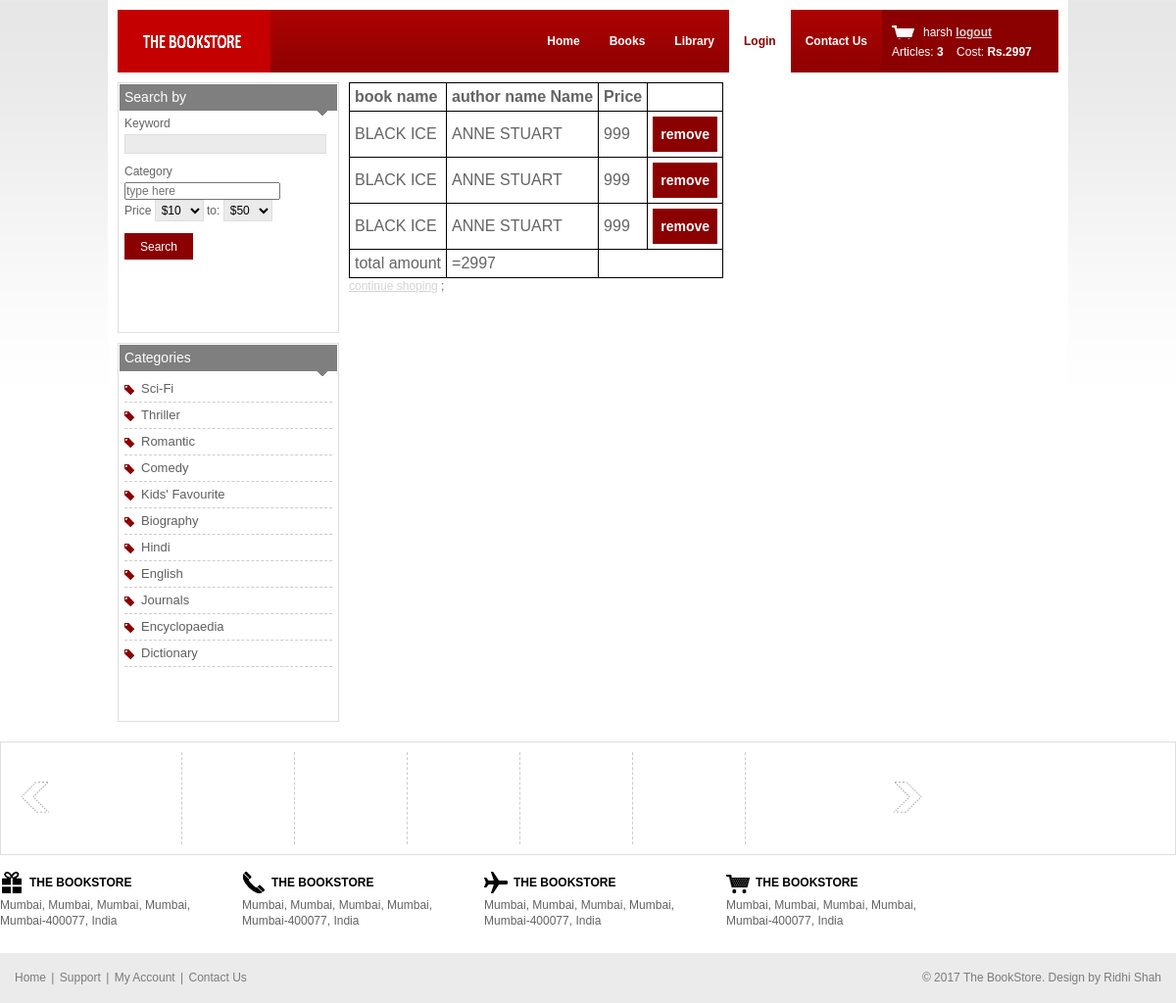
The app's page /cart_update.php (signed in) with its own data.
### tables this page shows
CREATE TABLE IF NOT EXISTS `cart` (
  `cartno` int(11) NOT NULL,
  `customername` varchar(100) NOT NULL,
  `pro_id` int(11) NOT NULL,
  `bookname` varchar(50) NOT NULL,
  `author` varchar(50) NOT NULL,
  `price` float NOT NULL
);

### cart_update.php (the view, shortened to what this page needs)
<?php
global $count2;$count2=0;
function display($dynamic_var,$dynamic_var1,$dynamic_var2,$dynamic_var3,$num3){
			echo'<tr>
    <td>'.$dynamic_var.'</td>
    <td>'.$dynamic_var1.'</td>
    <td>'.$dynamic_var2.'</td>
	<td>
	<form action="cart_update.php" method="post">
				<input type="hidden" name="remove" value='.$dynamic_var3.' />
				<input type="submit" name="addcart" class="login login-submit" value="remove"/>
	</form>
	</td>
              </tr>';
}
 ?>
<html xmlns="http://www.w3.org/1999/xhtml">
<head>
<link rel="stylesheet" href="css/stylelogin.css" type="text/css" media="all" />
</head>
<body>
<div class="shell">
  <div id="header">
    <h1 id="logo"><a href="index.php">The BookStore</a></h1>
    <div id="cart"> <a href="#" class="cart-link">
	<?php
	if(isset($_SESSION['currentuser']))
	{echo "".$_SESSION['currentuser'];$currentuser=$_SESSION['currentuser'];
	}
	?> </a><a href="logout.php"><span><strong>logout</strong></span></a>
      <span>Articles: <strong><?php
if(isset($_SESSION['currentuser'])){
include("connect.php");
$sql6="select * from cart where customername='$currentuser'";
$run6=mysqli_query($conn,$sql6);
$rowcount=mysqli_num_rows($run6);
echo $rowcount;}else{echo"0";}
 ?></strong></span> &nbsp;&nbsp; <span>Cost: <strong>Rs.<?php
if(isset($_SESSION['currentuser'])){
include("connect.php");
$sql6="select sum(price) from cart where customername='$currentuser'";
$run6=mysqli_query($conn,$sql6);
$row=mysqli_fetch_row($run6);
echo$row['0'];}
else {echo"0";}
?></strong></span> </div>
    <div id="navigation">
      <ul>
        <li><a href="index.php">Home</a></li>
        <li><a href="book.php">Books</a></li>
        <li><a href="library.php">Library</a></li>
        <li><a href="login.php" class="active">Login</a></li>
        <li><a href="contact.php">Contact Us</a></li>
      </ul>
    </div>
  </div>
  <div id="main">
    <div id="content">
    <link rel="stylesheet" href="css/style.css">
  </head>
  <body>
<table id="to1">
  <tr>
    <th>book name</th>
    <th>author name Name</th>
    <th>Price</th><th/>
  </tr>
<?php
 if(isset($_SESSION['currentuser'])){
$num3=0;
$sql2="select * from cart where customername='$currentuser' ";
$result2=mysqli_query($conn,$sql2);
$row2=mysqli_num_rows($result2);
while ($num3<$row2)
    {
				include("connect.php");
				$sql20="SELECT * FROM cart where cartno=$count2 limit 1";
				$result20 =mysqli_query($conn,$sql20);
				$rcount=mysqli_num_rows($result20);
				if($rcount>0){
				$row=mysqli_fetch_assoc($result20);
				$dynamic_var=$row['bookname'];
				$dynamic_var1=$row['author'];
				$dynamic_var2=$row['price'];
				$dynamic_var3=intval($row['cartno']);
				}
	  display($dynamic_var,$dynamic_var1,$dynamic_var2,$dynamic_var3,$num3);
 $GLOBALS['count']++;$num3++;
	}
echo'
<tr><td>total amount</td>
<td> ';
include("connect.php");
$sql6="select sum(price) from cart where customername='$currentuser'";
$run6=mysqli_query($conn,$sql6);
$row=mysqli_fetch_row($run6);
echo'='.$row['0'].'
</td>
</tr>
 </table>';}
?><?php if(isset($_SESSION['currentuser'])){}else{echo "<div class='products'></br>login first <a href='login.php'>login  </a>  </div>  ";}  ?><a href="index.php" >continue shoping</a> ;
    </div>
	</div>
    <div id="sidebar">
      <div class="box search">
        <h2>Search by <span></span></h2>
        <div class="box-content">
          <form action="index.php" method="post">
            <label>Keyword</label>
            <input type="text" class="field" />
            <label>Category</label>
           <input type="text" name="category1" placeholder="type here" >
            <div class="inline-field">
              <label>Price</label>
              <select class="field small-field">
                <option value="">$10</option>
              </select>
              <label>to:</label>
              <select class="field small-field">
                <option value="">$50</option>
              </select>
            </div>
            <input type="submit" class="search-submit" value="Search" />
          </form>
        </div>
      </div>
      <div class="box categories">
        <h2>Categories <span></span></h2>
        <div class="box-content">
          <ul>
            <li><a href="Scifi.php">Sci-Fi</a></li>
            <li><a href="thriller.php">Thriller</a></li>
            <li><a href="romantic.php">Romantic</a></li>
            <li><a href="comedy.php">Comedy</a></li>
            <li><a href="kids.php">Kids' Favourite</a></li>
            <li><a href="biography.php">Biography</a></li>
            <li><a href="hindi.php">Hindi</a></li>
            <li><a href="english.php">English</a></li>
            <li><a href="journal.php">Journals</a></li>
            <li><a href="encyclopaedia.php">Encyclopaedia</a></li>
            <li><a href="dictionary.php">Dictionary</a></li>
            </ul>
        </div>
      </div>
    </div>
  </div>
  <div class="side-full">
    <div class="more-products">
      <div class="more-products-holder">
        <ul>
          <li><a href="#"><img src="css/images/small1.jpg" alt="" /></a></li>
          <li><a href="#"><img src="css/images/small2.jpg" alt="" /></a></li>
          <li><a href="#"><img src="css/images/small3.jpg" alt="" /></a></li>
          <li><a href="#"><img src="css/images/small4.jpg" alt="" /></a></li>
          <li><a href="#"><img src="css/images/small5.jpg" alt="" /></a></li>
          <li><a href="#"><img src="css/images/small6.jpg" alt="" /></a></li>
          <li><a href="#"><img src="css/images/small7.jpg" alt="" /></a></li>
        </ul>
      </div>
      <div class="more-nav"> <a href="#" class="prev">previous</a> <a href="#" class="next">next</a> </div>
    </div>
    <div class="cols">
      <div class="col">
        <h3 class="ico ico3">The BookStore</h3>
        <p>Mumbai, Mumbai, Mumbai, Mumbai, Mumbai-400077, India</p>
      </div>
      <div class="col">
	     <h3 class="ico ico2">The BookStore</h3>
        <p>Mumbai, Mumbai, Mumbai, Mumbai, Mumbai-400077, India</p>
      </div>
	  <div class="col">
        <h3 class="ico ico1">The BookStore</h3>
        <p>Mumbai, Mumbai, Mumbai, Mumbai, Mumbai-400077, India</p>
      </div>
      <div class="col col-last">
        <h3 class="ico ico4">The BookStore</h3>
        <p>Mumbai, Mumbai, Mumbai, Mumbai, Mumbai-400077, India</p>
      </div>
    </div>
  </div>
  <div id="footer">
    <p class="left"> <a href="index.php">Home</a> <span>|</span> <a href="support.html">Support</a> <span>|</span> <a href="account">My Account</a> <span>|</span> <a href="contact.html">Contact Us</a> </p>
    <p class="right"> &copy; 2017 The BookStore. Design by Ridhi Shah</a> </p>
  </div>
</body>
</html>

### css/stylelogin.css (style rules this page uses)
body { -webkit-background-size: cover; -moz-background-size: cover; -o-background-size: cover; background-size: cover; font-family: 'Roboto', sans-serif; }
.login { text-align: center; font-size: 14px; font-family: 'Arial', sans-serif; font-weight: 700; height: 36px; padding: 0 8px; }
.login-submit { border: 0px; color: #fff; text-shadow: 0 1px rgba(0,0,0,0.1); background-color: #8b0000; }

### cart_update.php (style rules this page uses)
table, th, td { border: 1px solid black; border-collapse: collapse; }
th, td { padding: 5px; text-align: left; }

### records on screen
cart: bookname "BLACK ICE", author "ANNE STUART", price "999"
cart: bookname "BLACK ICE", author "ANNE STUART", price "999"
cart: bookname "BLACK ICE", author "ANNE STUART", price "999"

### other values on screen
$_SESSION['currentuser'] "harsh"
$rowcount "3"
$row['0'] "2997"
